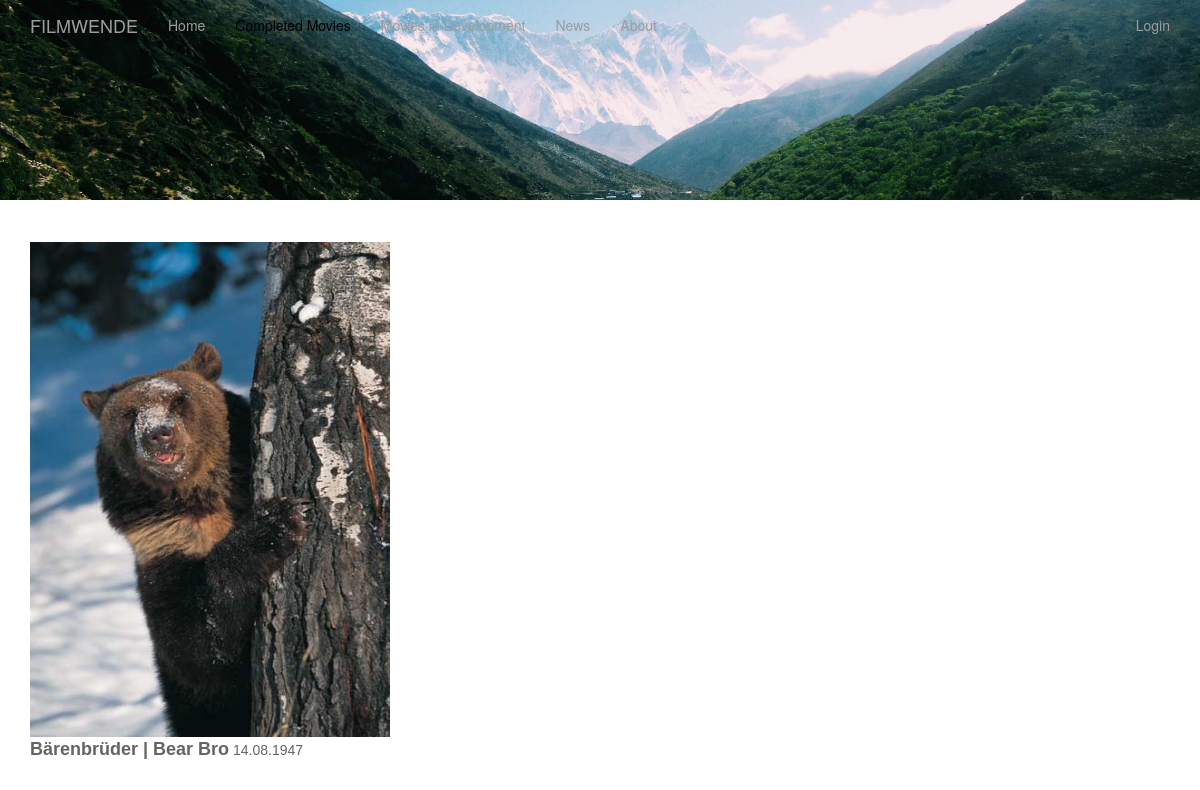
The page /completed on the database as committed earlier.
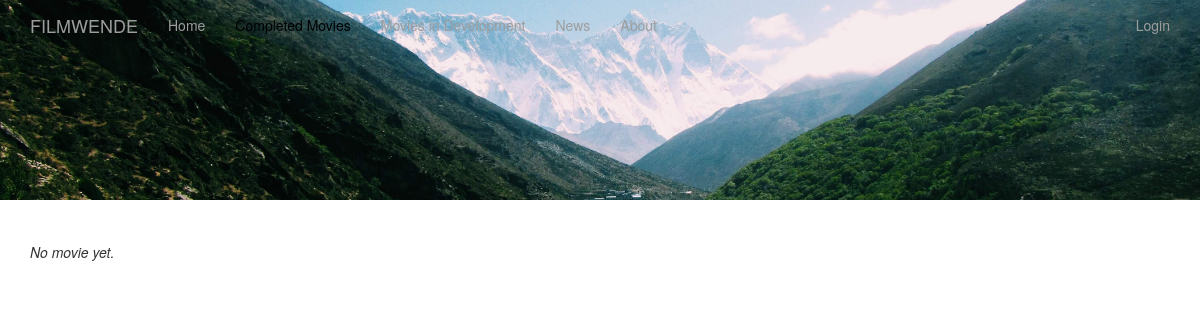
The same page on the database as committed later.
### app/models.py (models this page shows, shortened)
class Movie(db.Model):
    __tablename__ = "movies"
    id = db.Column(db.Integer, primary_key=True)
    title_DE = db.Column(db.String, unique=True)
    title_EN = db.Column(db.String, unique=True)
    isReleased = db.Column(db.Integer)
    release_date = db.Column(db.String(140))
    format = db.Column(db.String)
    isColored = db.Column(db.Integer)
    language = db.Column(db.String)
    duration = db.Column(db.String)
    synopsis = db.Column(db.String)
    awards = db.Column(db.String)
    screenings = db.Column(db.String)
    supporters = db.Column(db.String)
    directors = db.Column(db.String)
    producers = db.Column(db.String)
    executive_producers = db.Column(db.String)
    editors = db.Column(db.String)
    cinematography = db.Column(db.String)
    sound_recordist = db.Column(db.String)
    sound_mix = db.Column(db.String)
    color = db.Column(db.String)
    image_url = db.Column(db.String)

### app/routes.py (the view)
@app.route('/completed')
def completed():
    movies = Movie.query.filter_by(isReleased=1).all()
    designImage = DesignImage.query.filter_by(section="completed_movies", current=1).first()
    return render_template('movies_completed.html', movies=movies, designImage=designImage)

### app/templates/movies_completed.html
{% extends "base.html" %}
{% block content %}
<div class="row">
  <img id="header" src="{{designImage.image_url}}" alt="My image"/>
  <div class="col-md-3"></div>
</div>
<div class="col"><hr></div>
<div class="container">
  {% if movies | length > 0 %}
  <div class="row">
    {%for movie in movies%}
        <div class="col-sm-6 col-md-4">{% include '_movie_preview.html' %}</div>
    {%endfor%}
  </div>
{%else%}
  <i>No movie yet.</i>
{%endif%}
</div>
{%endblock%}

### app/templates/_movie_preview.html
<div>
  <a href='/movies/{{movie.title_DE}}'class="mov_img_preview">
    <img src="{{movie.image_url}}" height="495px" width="330px" id="movie-poster" alt="Default Movie Poster"/>
  </a>
  <div class="caption">
    <span class="bold">{{movie.title_DE }} | {{movie.title_EN}}</span><span class="release"> {{movie.release_date}}</span>
  </div>
 </div>

Rows that differ between the two databases and show on the page:
no longer on this page (row edited): Movie: image_url (picture), title_DE "Bärenbrüder", title_EN "Bear Bro", release_date "14.08.1947"
Other text that changed with them:
text now shown: "No movie yet."
